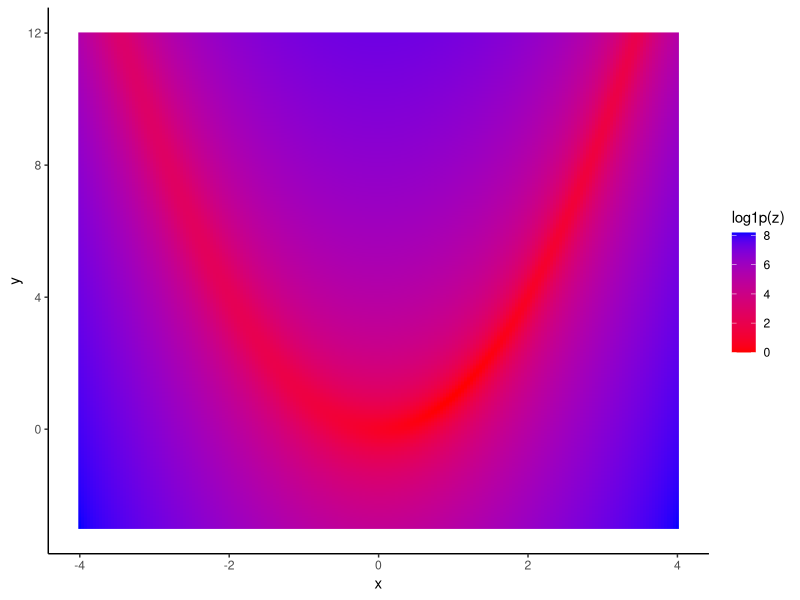
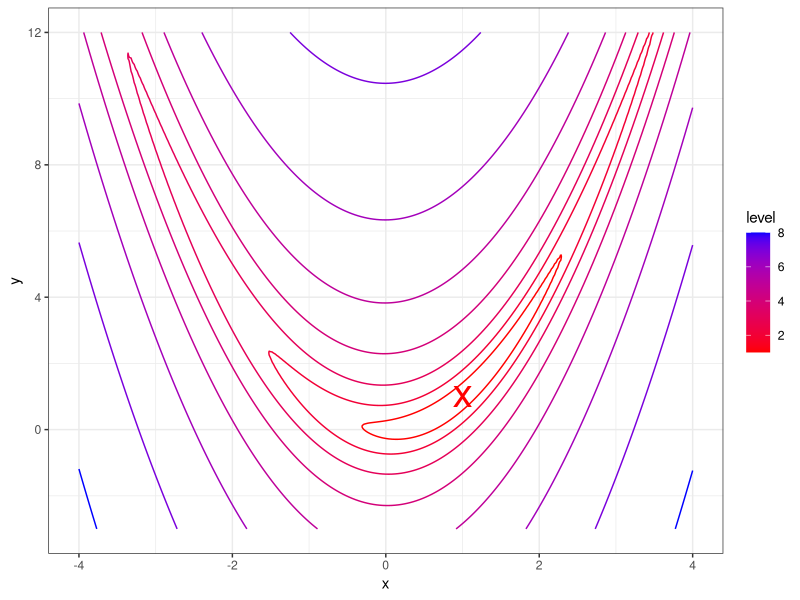
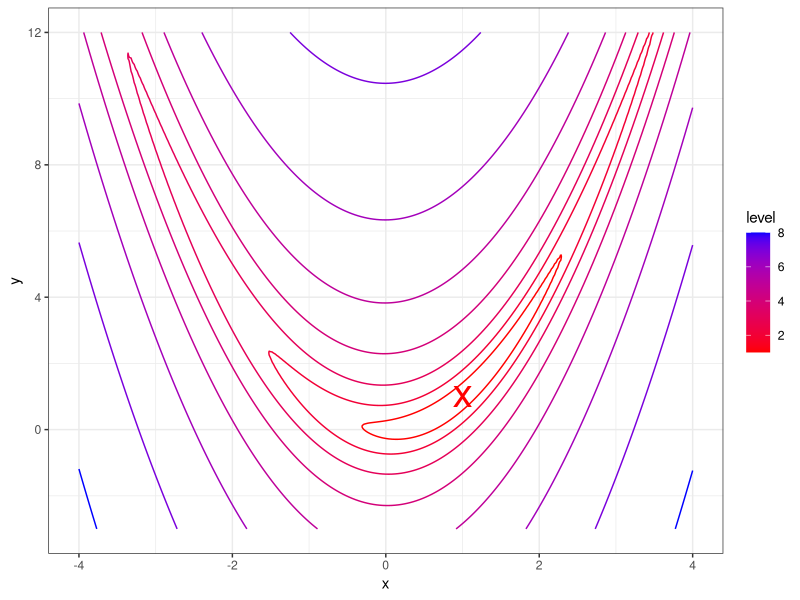

Write the R code that produced these figures, in order. (Note: this script raises an error after producing the figures.)
## ---- chunk 1
library(nloptr)
library(ggplot2)
dir.create("plots")
ggs<-function(x,w=6,h=4){
  ggsave(file=paste0("plots/",x,".pdf"),width=w,height=h)
}
## ---- chunk 2
MAXITER<-2000
TOLERANCE<-1e-6
grad_descent<-function(f,g,x_init,stp=.001,maxIter=MAXITER){
  delta<-100
  t<-1
  res<-matrix(0,nrow=maxIter,ncol=3)
  colnames(res)<-c("x","y","f")
  res[1,]<-c(x_init,f(x_init))
  while(abs(delta)>TOLERANCE && t<maxIter){
    t<-t+1
    grad<-g(res[t-1,1:2])
    res[t,1:2]<-res[t-1,1:2]-stp*grad
    res[t,3]<-f(res[t,1:2])
    delta<-res[t,3]-res[t-1,3]
  }
  as.data.frame(res[1:t,])
}

momentum<-function(f,g,x_init,stp=.001,maxIter=MAXITER,momentum=.9,wait=1){
  delta<-100
  t<-1
  res<-matrix(0,nrow=maxIter,ncol=3)
  colnames(res)<-c("x","y","f")
  res[1,]<-c(x_init,f(x_init))
  velo<-0
  while(abs(delta)>TOLERANCE && t<maxIter){
    t<-t+1
    if(t<wait) velo<-0
    velo<-momentum*velo
    grad<-g(res[t-1,1:2])
    velo<-velo+stp*grad
    res[t,1:2]<-res[t-1,1:2]-velo
    res[t,3]<-f(res[t,1:2])
    delta<-res[t,3]-res[t-1,3]
  }
  as.data.frame(res[1:t,])
}

nesterov<-function(f,g,x_init,stp=.001,maxIter=MAXITER,momentum=.9,wait=1){
  delta<-100
  t<-1
  res<-matrix(0,nrow=maxIter,ncol=3)
  colnames(res)<-c("x","y","f")
  res[1,]<-c(x_init,f(x_init))
  velo<-0
  while(abs(delta)>TOLERANCE && t<maxIter){
    t<-t+1
    if(t<wait) velo<-0
    velo<-momentum*velo
    grad<-g(res[t-1,1:2]-velo)
    velo<-velo+stp*grad
    res[t,1:2]<-res[t-1,1:2]-velo
    res[t,3]<-f(res[t,1:2])
    delta<-res[t,3]-res[t-1,3]
  }
  as.data.frame(res[1:t,])
}

irprop<-function(f,g,x_init,maxIter=MAXITER,eta_plus=1.2,eta_minus=.5,
                 delta_max=50,delta_min=0,delta0=.5){
  k<-length(x_init)
  chg<-100
  t<-1
  res<-matrix(0,nrow=maxIter,ncol=3)
  colnames(res)<-c("x","y","f")
  res[1,]<-c(x_init,f(x_init))
  delta_old<-delta<-delta0*rep(1,k)
  dw<-grad_old<-rep(0,k)
  while(abs(chg)>TOLERANCE && t<maxIter){
  #while(t<maxIter){
    grad<-g(res[t,1:k])
    ind<-sign(grad_old)*sign(grad)
    delta[ind>0]<-min(delta_old[ind>0]*eta_plus, delta_max)
    delta[ind<0]<-max(delta_old[ind<0]*eta_minus, delta_min)
    grad[ind<0]<-1e-4*grad[ind<0] #comment out this line to get "original" rprop
    
    #irprop+
    #dw[ind>=0]<- -sign(grad[ind>=0])*delta[ind>=0]
    #dw[ind<0]<- if(chg>0) -dw[ind<0] else 0
    #irprop-
    dw<- -sign(grad)*delta
    
    res[t+1,1:k]<-res[t,1:k]+dw
    res[t+1,k+1]<-f(res[t+1,1:k])
    chg<-res[t+1,k+1]-res[t,k+1]
    delta_old<-delta
    grad_old<-grad
    t<-t+1
  }
  as.data.frame(res[1:t,])
}

adamax<-function(f,g,x_init,maxIter=MAXITER,stp=.002,
                 beta1=.9,beta2=.999){
  k<-length(x_init)
  chg<-100
  t<-1
  res<-matrix(0,nrow=maxIter,ncol=3)
  colnames(res)<-c("x","y","f")
  res[1,]<-c(x_init,f(x_init))
  m<-rep(0,k)
  u<-rep(0,k)
  while(abs(chg)>TOLERANCE && t<maxIter){
    t<-t+1
    grad<-g(res[t-1,1:k])
    m<-beta1*m+(1-beta1)*grad
    u<-pmax(beta2*u,abs(grad))
    velo<- -(stp/(1-beta1^t))*m/u
    res[t,1:k]<-res[t-1,1:k]+velo
    res[t,k+1]<-f(res[t,1:k])
    chg<-res[t,k+1]-res[t-1,k+1]
  }
  as.data.frame(res[1:t,])
}

nadam<-function(f,g,x_init,maxIter=MAXITER,stp=.002,
                 beta1=.9,beta2=.999){
  k<-length(x_init)
  chg<-100
  t<-1
  res<-matrix(0,nrow=maxIter,ncol=3)
  colnames(res)<-c("x","y","f")
  res[1,]<-c(x_init,f(x_init))
  m<-rep(0,k)
  u<-rep(0,k)
  while(abs(chg)>TOLERANCE && t<maxIter){
    t<-t+1
    grad<-g(res[t-1,1:k])
    m<-beta1*m+(1-beta1)*grad
    u<-pmax(beta2*u,abs(grad))
    velo<- -(stp/u)*(beta1*m+grad*(1-beta1))/(1-beta1^t)
    res[t,1:k]<-res[t-1,1:k]+velo
    res[t,k+1]<-f(res[t,1:k])
    chg<-res[t,k+1]-res[t-1,k+1]
  }
  as.data.frame(res[1:t,])
}

l2norm<-function(x){sqrt(sum(x^2))}

avagrad<-function(f,g,x_init,maxIter=MAXITER,stp=.1,
                 beta1=.9,beta2=.999,adam_eps_param=.1){
  #Savarese et al 2019 algorithm 2
  #stp=alpha, adam_eps_param=epsilon
  #defaults copied from https://github.com/lolemacs/avagrad/blob/master/optimizers.py
  k<-length(x_init) #Savarese calls this "d"
  chg<-100
  t<-1
  res<-matrix(0,nrow=maxIter,ncol=3)
  colnames(res)<-c("x","y","f")
  res[1,]<-c(x_init,f(x_init))
  m<-rep(0,k)
  v<-rep(0,k)
  while(abs(chg)>TOLERANCE && t<maxIter){
    t<-t+1
    grad<-g(res[t-1,1:k])
    m<-beta1*m+(1-beta1)*grad
    eta<-1/(adam_eps_param+sqrt(v))
    res[t,1:k]<-res[t-1,1:k] - stp*(eta/l2norm(eta/sqrt(k)))*m
    v<-beta2*v+(1-beta2)*grad^2
    res[t,k+1]<-f(res[t,1:k])
    chg<-res[t,k+1]-res[t-1,k+1]
  }
  as.data.frame(res[1:t,])
}

newton_full<-function(f,g,h,x_init,maxIter=MAXITER){
  k<-length(x_init)
  chg<-100
  t<-1
  res<-matrix(0,nrow=maxIter,ncol=3)
  colnames(res)<-c("x","y","f")
  res[1,]<-c(x_init,f(x_init))
  while(abs(chg)>TOLERANCE && t<maxIter){
    t<-t+1
    grad<-g(res[t-1,1:k])
    hess<-h(res[t-1,1:k])
    res[t,1:k]<-res[t-1,1:k] - solve(hess,grad)
    res[t,k+1]<-f(res[t,1:k])
    chg<-res[t,k+1]-res[t-1,k+1]
  }
  as.data.frame(res[1:t,])
}

newton_diag<-function(f,g,h,x_init,maxIter=MAXITER,stp=.1){
  k<-length(x_init)
  chg<-100
  t<-1
  res<-matrix(0,nrow=maxIter,ncol=3)
  colnames(res)<-c("x","y","f")
  res[1,]<-c(x_init,f(x_init))
  while(abs(chg)>TOLERANCE && t<maxIter){
    t<-t+1
    grad<-g(res[t-1,1:k])
    hess<-h(res[t-1,1:k])
    res[t,1:k]<-res[t-1,1:k] - stp*grad/diag(hess)
    res[t,k+1]<-f(res[t,1:k])
    chg<-res[t,k+1]-res[t-1,k+1]
  }
  as.data.frame(res[1:t,])
}
## ---- chunk 3
rosenbrock_f <- function(x,a=1,b=10){
  (a-x[1])^2 + b*(x[2]-x[1]^2)^2
}
rosenbrock_g <- function(x,a=1,b=10){
  dx1<- -2*(a-x[1]) - 2*b*(x[2]-x[1]^2)*2*x[1]
  dx2<- 2*b*(x[2]-x[1]^2)
  c(dx1,dx2)
}
rosenbrock_h <- function(x,a=1,b=10){
  h11<- 2-4*b*x[2]+12*b*x[1]^2
  h12<- -4*b*x[1]
  h22<- 2*b
  matrix(c(h11,h12,h12,h22),nrow=2)
}
solution<-data.frame(x=1,y=1)

pd<-expand.grid(x=seq(-4,4,.04),y=seq(-3,12,.04))
pd$z<-apply(pd,1,rosenbrock_f)
ggplot(pd,aes(x=x,y=y))+geom_raster(aes(fill=log1p(z)))+scale_fill_continuous(low="red",high="blue")+theme_classic()
(base_plot<-ggplot(pd)+geom_contour(aes(x=x,y=y,z=log1p(z),colour=..level..))+scale_colour_continuous(low="red",high="blue")+geom_point(data=solution,aes(x,y),colour="red",size=10,shape="x")+theme_bw())
ggs("rosenbrock")
## ---- chunk 4
nloptr_lbfgs<-function(f,g,x_init,maxIter=MAXITER){
  opts<-list(algorithm="NLOPT_LD_LBFGS",ftol_abs=TOLERANCE)
  nloptr(x0=x_init,eval_f=function(x){f(x)},eval_grad_f=function(x){g(x)},opts=opts)
}
res[["nloptr"]]<-nloptr_lbfgs(rosenbrock_f,rosenbrock_g,c(3,5))
## ---- chunk 5
res<-list()
res[["gd"]]<-grad_descent(rosenbrock_f,rosenbrock_g,c(3,5))
base_plot+geom_path(aes(x=x,y=y),data=res$gd)
ggs("gd")
## ---- chunk 6
res[["mtm"]]<-momentum(rosenbrock_f,rosenbrock_g,c(3,5),stp=.002)
base_plot+geom_path(data=res$mtm,aes(x,y))
ggs("mtm")
## ---- chunk 7
res[["nstv"]]<-nesterov(rosenbrock_f,rosenbrock_g,c(3,5),stp=.002)
base_plot+geom_path(data=res$nstv,aes(x,y))
ggs("nstv")
## ---- chunk 8
res[["irprop"]]<-irprop(rosenbrock_f,rosenbrock_g,c(3,5))
base_plot+geom_path(data=res$irprop,aes(x,y))
#with(tail(res$irprop,20),plot(x,y,type="l"))
## ---- chunk 9
res[["admx"]]<-adamax(rosenbrock_f,rosenbrock_g,c(3,5),stp=3)
base_plot+geom_path(data=res$admx,aes(x,y))
#with(tail(res$admx,500),plot(x,y,type="l"))
ggs("admx")
## ---- chunk 10
res[["nadm"]]<-nadam(rosenbrock_f,rosenbrock_g,c(3,5),stp=3)
base_plot+geom_path(data=res$nadm,aes(x,y))
#with(tail(res$admx,500),plot(x,y,type="l"))
ggs("nadm")
## ---- chunk 11
res[["avagrad"]]<-avagrad(rosenbrock_f,rosenbrock_g,c(3,5),stp=.1,adam_eps_param =.1)
base_plot+geom_path(data=res$avagrad,aes(x,y))
ggs("avagrad")
## ---- chunk 12
res[["newton_full"]]<-newton_full(rosenbrock_f,rosenbrock_g,rosenbrock_h,c(3,5))
base_plot+geom_path(aes(x=x,y=y),data=res$newton_full)
ggs("newton_full")
## ---- chunk 13
res[["newton_diag"]]<-newton_diag(rosenbrock_f,rosenbrock_g,rosenbrock_h,c(3,5),stp=.95)
base_plot+geom_path(aes(x=x,y=y),data=res$newton_diag)
ggs("newton_diag")
## ---- chunk 14
pd2<-data.frame(method=names(res),nSteps=sapply(res,nrow))
pd2$err<-sapply(res,function(x){x[nrow(x),3]})
pd2$method<-factor(pd2$method,levels=pd2$method[order(pd2$err)])
ggplot(pd2)+geom_bar(aes(x=method,y=err),stat="identity")
#bad<-pd2$err>1e-3
ggplot(subset(pd2,err<1e-3))+geom_bar(aes(x=method,y=err),stat="identity")
pd2$method<-factor(pd2$method,levels=pd2$method[order(pd2$nSteps)])
ggplot(pd2)+geom_bar(aes(x=method,y=nSteps),stat="identity")
